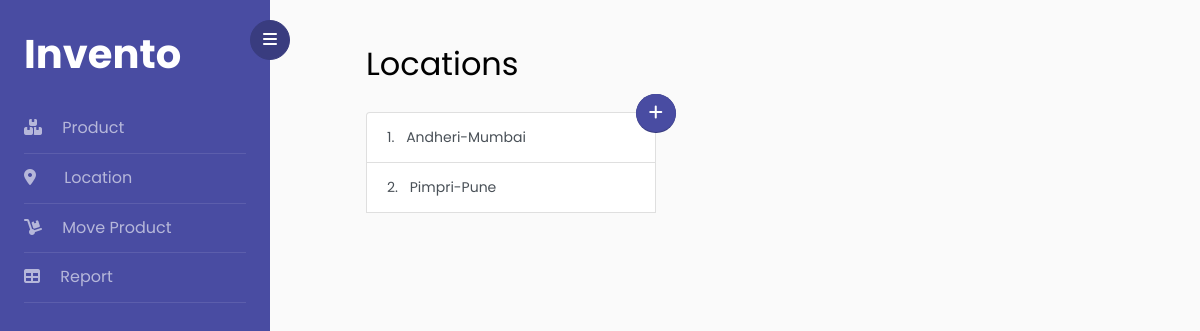
Page /location on the earlier database version.
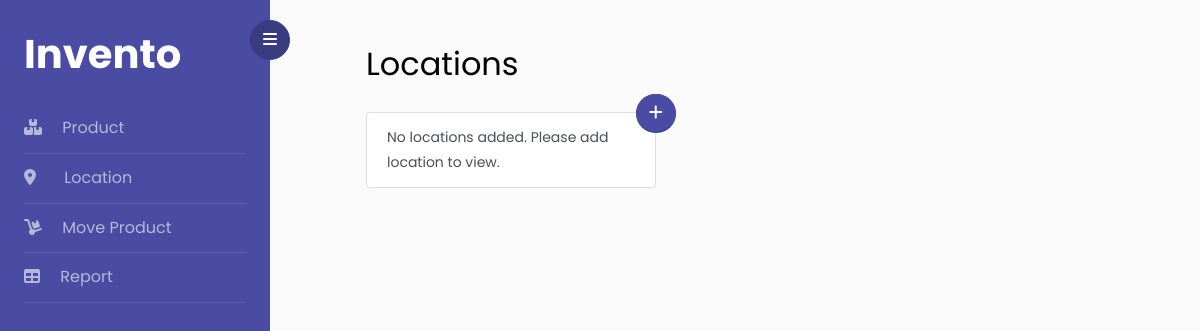
Same page on the later database version.
### inventory/models.py (models this page shows, shortened)
class Location(db.Model):
    location_id = db.Column(db.Integer, primary_key=True)
    location_name = db.Column(db.String(20), unique=True, nullable=False)

### inventory/main/routes.py (the view)
@main.route("/location")
def location():
    locations = Location.query.order_by(Location.location_name).all()
    return render_template('location.html', title='Location',locations=locations)

### inventory/templates/location.html (shortened to what this page needs)
{% extends "layout.html" %}
{% block content %}
    {% if title=='Location' %}
        <div class="container px-5 py-3">
            <h2 class="mb-4">{{ title }}s</h2>
            <div class="row">
                <div class="col-md-5">
                    <ul class="list-group">
                        {% if locations %}
                            {% for location in locations %}
                                <li class="list-group-item list-group-item-action l">
                                    <span>{{ loop.index }}.</span>
                                    <span class="pl-2">{{ location.location_name }}</span>
                                </li>
                            {% endfor %}
                        {% else %}
                        <li class="list-group-item list-group-item-action">No locations added. Please add location to view.</li>
                        {% endif %}
                        </ul>
                    </div>
                    <div class="add">
                        <button type="button" id="sidebarCollapse" class="add-button btn btn-primary">
                            <a href="{{ url_for('locations.new_location') }}"><i class="fas fa-plus"></i></a>
                        </button><a class="b" href="{{ url_for('locations.new_location') }}"><i>Add Location</i></a>
                    </div>
                </div>
            </div>
    {% endif %}
{% endblock content %}

### inventory/templates/layout.html (shortened to what this page needs)
<!doctype html>
<html lang="en">
<head>
	<link rel="stylesheet" type="text/css" href="{{ url_for('static', filename='style.css') }}">
</head>
<body>
	<div class="wrapper d-flex align-items-stretch">
		<nav id="sidebar">
			<div class="custom-menu">
				<button type="button" id="sidebarCollapse" class="btn btn-primary ">
					<i class="fa fa-bars"></i>
				</button>
			</div>
			<div class="p-4">
				<h1><a href="/" class="logo">Invento</a></h1>
				<ul class="list-unstyled components mb-5">
					<li>
                        <a class="nav-item nav-link" href="{{ url_for('main.product') }}"><i class="fas fa-boxes mr-3"></i> Product</a>
					</li>
					<li>
						<a class="nav-item nav-link" href="{{ url_for('main.location') }}"><i class="fas fa-map-marker-alt mr-4"></i> Location</a>
					</li>
					<li>
						<a class="nav-item nav-link" href="{{ url_for('main.product_movement') }}"><i class="fas fa-dolly mr-3"></i> Move Product</a>
					</li>
					<li>
						<a class="nav-item nav-link" href="{{ url_for('main.report') }}"><i class="fas fa-table mr-3"></i> Report</a>
					</li>
				</ul>
			</div>
		</nav>
		<div id="content">
			<div  class="p-4 px-md-5">
				{% block content %}{% endblock %}
			</div>
		</div>
	</div>
</body>
</html>

### inventory/templates/layout.html (style rules this page uses)
.add-button { border-radius: 50% !important; }
.add { position: relative; margin-left: -2.2rem; margin-top: -1.1rem; z-index: 1; }
.add { overflow: hidden; background: #393c7f !important; list-style: none; white-space:nowrap; margin-right: 10px; border-radius: 25px; display: inline-block; height: 2.42rem; }
.add a i { color: #fff; }

Differences in the rows shown:
removed Location: location_name "Andheri-Mumbai"
removed Location: location_name "Pimpri-Pune"
Other differences:
text now shown: "No locations added. Please add location to view."
